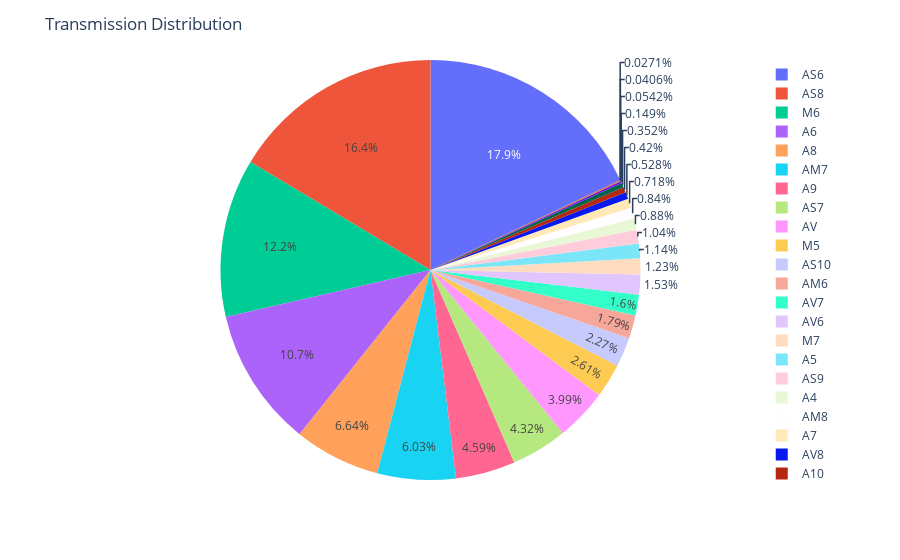

Notebook source saved alongside this figure:
### Code cell
transmission_distr = df['transmission'].value_counts().reset_index()
transmission_distr.columns = ['transmission', 'count']  
fig = px.pie(transmission_distr, values='count', names='transmission')
fig.update_layout(title="Transmission Distribution")
fig.show()

### Figure 1 — Plotly figure (JSON) as saved in the notebook; plotly's stock layout.template omitted (floating-point values rounded to 4 significant figures)
{"data": [{"domain": {"x": [0, 1], "y": [0, 1]}, "hovertemplate": "transmission=%{label}<br>count=%{value}<extra></extra>", "labels": ["AS6", "AS8", "M6", "A6", "A8", "AM7", "A9", "AS7", "AV", "M5", "AS10", "AM6", "AV7", "AV6", "M7", "A5", "AS9", "A4", "AM8", "A7", "AV8", "A10", "AS5", "AV10", "AM5", "AM9", "AS4"], "legendgroup": "", "name": "", "showlegend": true, "type": "pie", "values": [1324, 1211, 901, 789, 490, 445, 339, 319, 295, 193, 168, 132, 118, 113, 91, 84, 77, 65, 62, 53, 39, 31, 26, 11, 4, 3, 2]}], "layout": {"legend": {"tracegroupgap": 0}, "margin": {"t": 60}, "title": {"text": "Transmission Distribution"}}}
